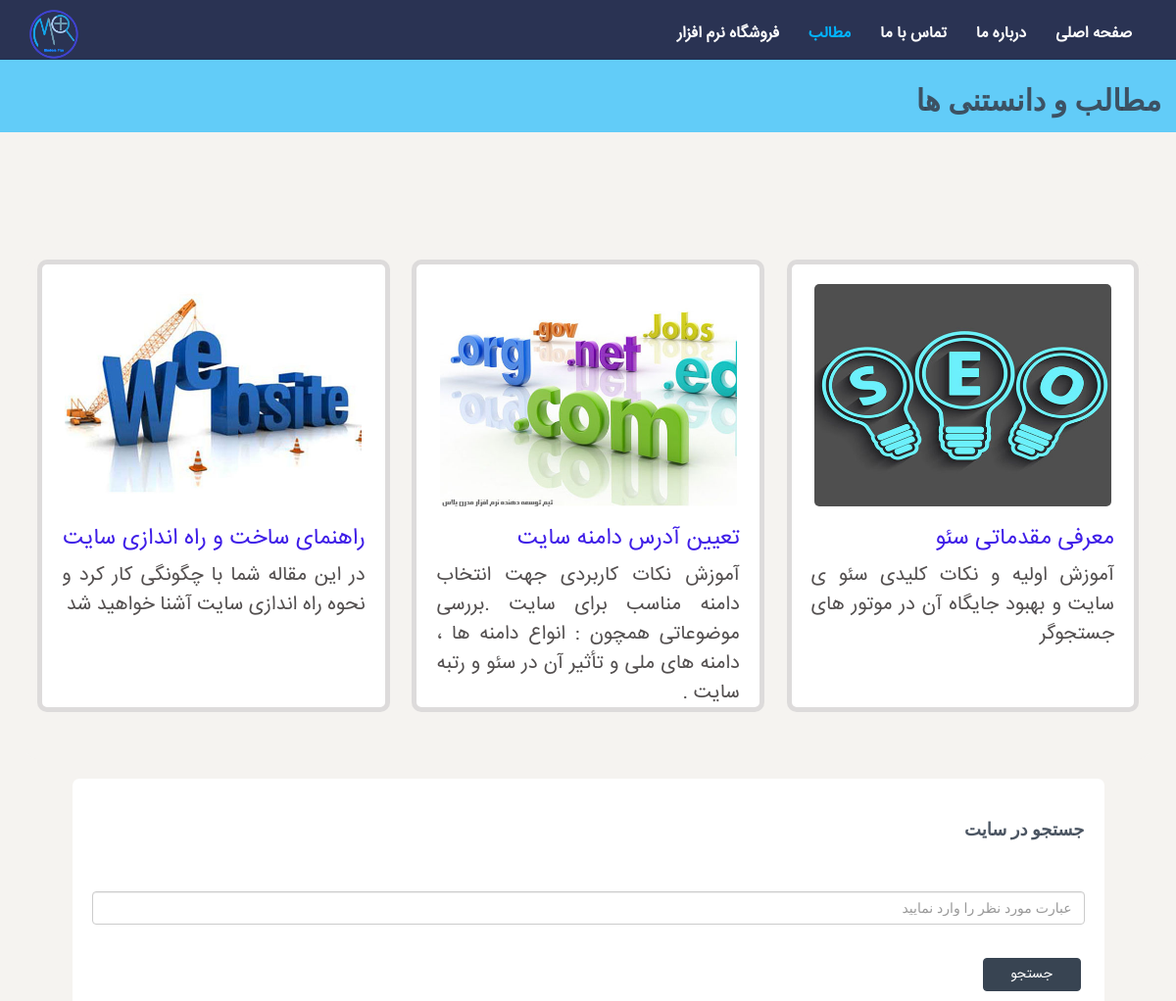
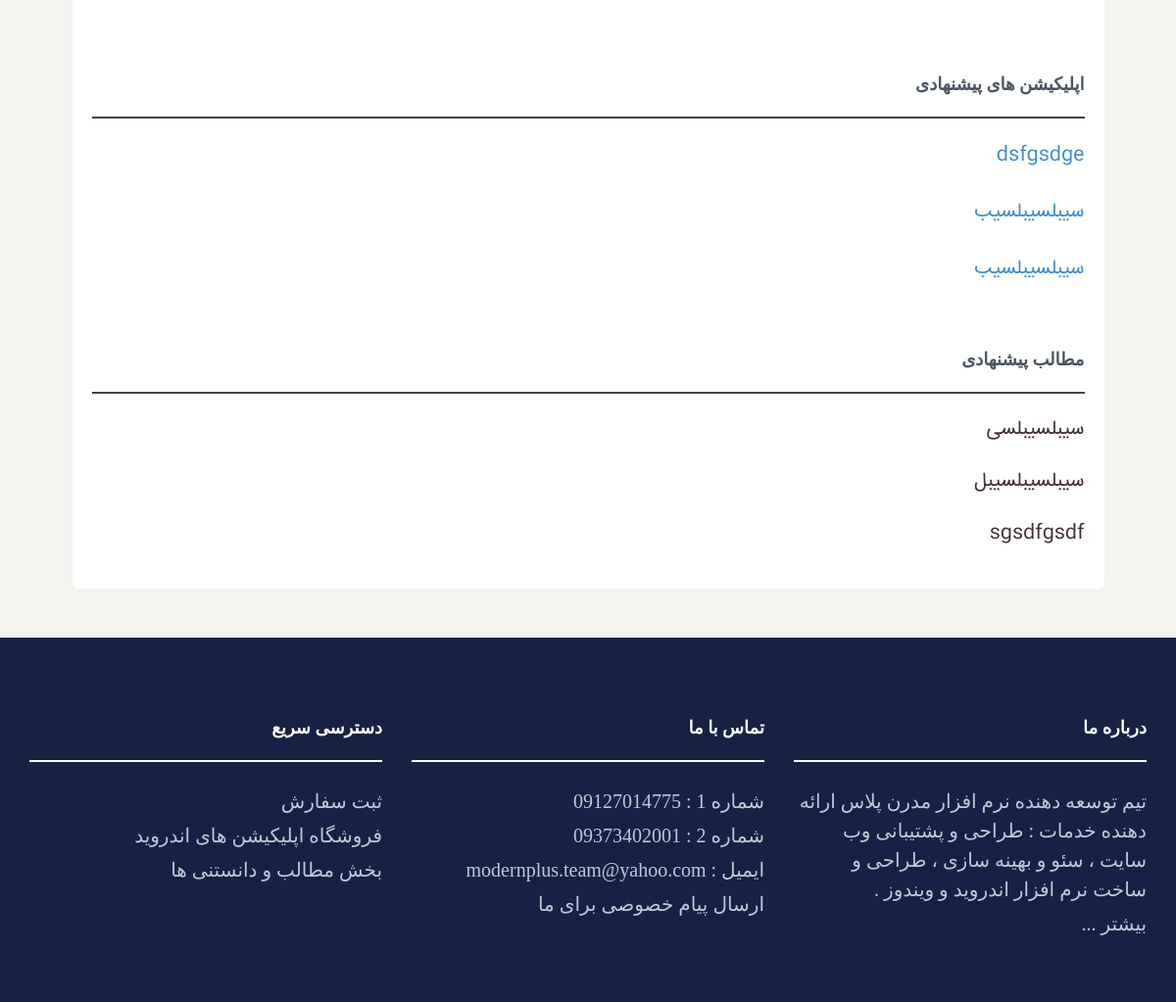
The app's page /articles.php with its own data (2 pictures, top to bottom).
### tables this page shows
CREATE TABLE `tbl_articles` (
  `Row` int(11) NOT NULL,
  `title` text NOT NULL,
  `image_address` text,
  `comment` text,
  `post_link` text
);

### articles.php (the view, shortened to what this page needs)
<!DOCTYPE html>
<html lang="fa">
  <head>
    <link href="assets/css/min.css" rel="stylesheet">
  </head>
  <body style="background-color:#F5F3F0;">
<div class="navbar navbar-default navbar-fixed-top" role="navigation" >
      <div class="container">
        <div class="navbar-header">
          <a class="navbar-brand fl_n" target="_blank" href="#"><img class="img_logo" src="assets/img/logo.png"></a>
        </div>
        <div class="navbar-collapse collapse navbar-right" style="direction:rtl;">
          <ul class="nav navbar-nav" >
                <li><a href="app_market.php">فروشگاه نرم افزار</a></li>
                <li class="active"><a href="articles.php">مطالب</a></li>
          <li><a href="contact.html" >تماس با ما</a></li>
          	<li><a href="about.html">درباره ما</a></li>
            <li><a href="index.php">صفحه اصلی</a></li>
           </ul>
        </div>
      </div>
</div>
	<div id="blue">
	    <div class="container">
			<div class="row">
				<h1>مطالب و دانستنی ها</h1>
			</div>
	    </div>
	</div>
<div class="container wdt_100">
        <p class="p_br_1">&ensp;</p>
    <p class="p_br_1">&ensp;</p>
<div class="prp_content" id="prp_content" style="background-color:#f5f3f0;padding:0;">
                  <?php
		   include('prv/config_apps.php');
if(isset($_GET["sort_v"]))
{
				$rows2=mysql_query('SELECT * FROM `tbl_articles` ORDER BY `Row` DESC',$link);
				$lvl=0;
				while($r2=mysql_fetch_assoc($rows2))
				{
					$lvl++;
					if($lvl<=$_GET["sort_v"]*9 && $lvl>($_GET["sort_v"]-1)*9)
					{
			   echo('<a href="posts/'.$r2["post_link"].'"><div class="fl item_content">');
			   echo('<img src="assets/img/portfolio/'.$r2["image_address"].'" class="img_prd">');
   			   echo('<div class="prt_prd_comments"><p class="pt2">'.$r["title"].'</p><p class="pt5">'.$r2["comment"].'</p></div>');
			   echo('</div></a>');
					}
				}
}else
{
			$rw=mysql_query('SELECT * FROM tbl_articles ORDER BY `Row` DESC LIMIT 9');
		   while($r=mysql_fetch_assoc($rw))
		   {
			   echo('<a href="posts/'.$r["post_link"].'"><div class="fl item_content">');
			   echo('<img src="assets/img/portfolio/'.$r["image_address"].'" class="img_prd">');
  			   echo('<div class="prt_prd_comments"><p class="pt2">'.$r["title"].'</p><p class="pt5">'.$r["comment"].'</p></div>');
			   echo('</div></a>');
		   }
}
		   ?>
        <div class="dv_pages">
        </div>
</div>
       <div class="side_menu" id="side_menu">
       </div>
		</div>
		 <div id="footerwrap" style="direction:rtl;">
	 	<div class="container" style="direction:rtl;">
		 	<div class="row" style="direction:rtl;">
		 		<div class="col-lg-4 fl">
		 			<h4>درباره ما</h4>
		 			<div class="hline-w"></div>
		 			<p>تیم توسعه دهنده نرم افزار مدرن پلاس ارائه دهنده خدمات : طراحی و پشتیبانی وب سایت ، سئو و بهینه سازی ، طراحی و ساخت نرم افزار اندروید و ویندوز .</p>
		 		<a href="about.html"><p>بیشتر ...</p></a>
                </div>
            <div class="col-lg-4 fl">
		 			<h4>تماس با ما</h4>
		 			<div class="hline-w"></div>
		 	<a href="http://www.telegram.me/snk70"><p>شماره 1 : 09127014775</p></a>
            <a href="http://www.telegram.me/S021A"><p>شماره 2 : 09373402001</p></a>
               <a><p>ایمیل : modernplus.team@yahoo.com</p></a>
                <a href="contact.html"><p>ارسال پیام خصوصی برای ما</p></a>
		 		</div>
                     <div class="col-lg-4 fl">
		 			<h4>دسترسی سریع</h4>
		 			<div class="hline-w"></div>
         <a href="order.html"><p>ثبت سفارش</p></a>
         <a href="app_market.php"><p>فروشگاه اپلیکیشن های اندروید</p></a>
         <a href="articles.php"><p>بخش مطالب و دانستنی ها</p></a>
		 			</div>
		 	</div><! --/row -->
	 	</div><! --/container -->
	 </div><! --/footerwrap -->
  </body>
</html>

### records on screen
tbl_articles: image_address (picture), title "معرفی مقدماتی سئو", comment "آموزش اولیه و نکات کلیدی سئو ی سایت و بهبود جایگاه آن در موتور های جستجوگر"
tbl_articles: image_address (picture), title "تعیین آدرس دامنه سایت", comment "آموزش نکات کاربردی جهت انتخاب دامنه مناسب برای سایت .بررسی موضوعاتی همچون : انواع دامنه ها ، دامنه های ملی و تأثیر آن در سئو و رتبه سایت ."
tbl_articles: image_address (picture), title "راهنمای ساخت و راه اندازی سایت", comment "در این مقاله شما با چگونگی کار کرد و نحوه راه اندازی سایت آشنا خواهید شد"
